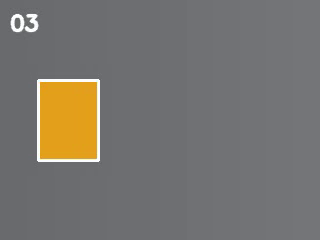
#> input picture frame 3 of lessons/python/素材/synth_cube.mp4, 320 x 240 px
$ python 8.3-tool.py
#> lines starting #> are read from the running program, lines starting #| are printed output that depends on the picture; after the words box and inside, x2 and y2 are one past the last pixel; in counts of white or black regions, pixels touching at a corner belong together
### lessons/python/示例代码/8.2-project/target_count.py
# 视频目标计数的核心模块：检测橙色方块、按重心关联轨迹、统计越线次数。
# 8.2 的固定路径例子与 8.3 的命令行入口都从这里导入；页面只贴这一份实现。
from dataclasses import dataclass
from pathlib import Path
import csv
import json

import cv2
import numpy as np


LOWER = np.array([5, 100, 100])
UPPER = np.array([35, 255, 255])
KERNEL = np.ones((3, 3), np.uint8)


@dataclass
class Detection:
    frame: int
    x: float
    y: float
    area: float
    box: tuple


class Tracker:
    """按重心最近邻关联，并在目标从左向右穿过竖线时记一次事件。"""

    def __init__(self, line_x, max_step=40.0, debounce=5):
#> in process, frame is the input picture: shape (240, 320, 3); mean B, G, R 111.5, 116.3, 119.2
        self.line_x = line_x
        self.max_step = max_step
        self.debounce = debounce
        self.last = None
        self.events = []
        self.last_event = -debounce

    def update(self, detection):
        crossed = False
        if self.last is not None:
            dx = detection.x - self.last.x
            dy = detection.y - self.last.y
            if abs(dx) <= self.max_step and abs(dy) <= self.max_step:
                if (self.last.x < self.line_x <= detection.x
                        and detection.frame - self.last_event >= self.debounce):
                    self.events.append(detection.frame)
                    self.last_event = detection.frame
                    crossed = True
            else:
                self.last = None
        self.last = detection
        return crossed


def detect(frame, index, min_area):
#> called with index = 0, min_area = 1000
    hsv = cv2.cvtColor(frame, cv2.COLOR_BGR2HSV)
#> hsv: shape (240, 320, 3); mean H, S, V 107.2, 21.3, 123
    mask = cv2.inRange(hsv, LOWER, UPPER)
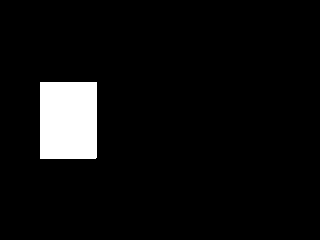
#> mask: shape (240, 320); 5.7% white; 1 white region, box (x1, y1, x2, y2) and area: (40, 82, 97, 159) 4388
    mask = cv2.morphologyEx(mask, cv2.MORPH_OPEN, KERNEL)
    contours, _ = cv2.findContours(mask, cv2.RETR_EXTERNAL,
                                   cv2.CHAIN_APPROX_SIMPLE)
#> contours = 1 item
    best = None
    for contour in contours:
        area = cv2.contourArea(contour)
        if area < min_area:
            continue
        if best is None or area > best[0]:
            best = (area, contour)
#> this loop made 1 pass
#> area on pass 1: 4255.5
    if best is None:
        return None
    area, contour = best
#> contour = [[40, 82], [40, 158], [95, 158], [96, 157], [96, 82]]
    moments = cv2.moments(contour)
#> moments = moments, m00 4255.5, centre m10/m00, m01/m00 = (68, 120)
    if moments["m00"] == 0:
        return None
    x = moments["m10"] / moments["m00"]
#> x = 68
    y = moments["m01"] / moments["m00"]
#> y = 120
    box = cv2.boundingRect(contour)
#> box = (40, 82, 57, 77)
    return Detection(index, x, y, area, box)


def annotate(frame, detection, tracker, line_x):
#> called with line_x = 180
    x = int(round(line_x))
    cv2.line(frame, (x, 40), (x, 200), (255, 255, 255), 1)
    if detection is not None:
        bx, by, bw, bh = detection.box
        cv2.rectangle(frame, (bx, by), (bx + bw, by + bh), (0, 255, 0), 2)
        cx = int(round(detection.x))
        cy = int(round(detection.y))
        cv2.circle(frame, (cx, cy), 3, (0, 0, 255), -1)
#> frame: shape (240, 320, 3); mean B, G, R 110.4, 117.1, 117.1
    cv2.putText(frame, "events: %d" % len(tracker.events), (185, 25),
                cv2.FONT_HERSHEY_SIMPLEX, 0.6, (255, 255, 255), 1,
                cv2.LINE_AA)
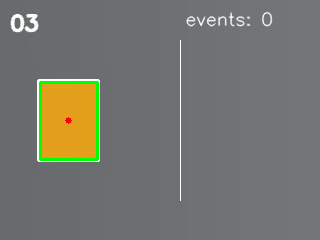
#> frame: shape (240, 320, 3); mean B, G, R 110.8, 117.5, 117.5


def process(source, out_dir, line_x=180.0, min_area=1000.0, logger=None):
    source = Path(source)
    out_dir = Path(out_dir)
    out_dir.mkdir(parents=True, exist_ok=True)
    if not source.is_file():
        raise OSError("cannot open video: %s" % source)
    cap = cv2.VideoCapture(str(source))
    if not cap.isOpened():
        raise OSError("cannot open video: %s" % source)
    width = int(cap.get(cv2.CAP_PROP_FRAME_WIDTH))
    height = int(cap.get(cv2.CAP_PROP_FRAME_HEIGHT))
    fps = cap.get(cv2.CAP_PROP_FPS)
    if width <= 0 or height <= 0 or fps <= 0:
        cap.release()
        raise OSError("bad video metadata: %s" % source)

    writer = cv2.VideoWriter(str(out_dir / "out_count.mp4"),
                             cv2.VideoWriter_fourcc(*"mp4v"), fps,
                             (width, height))
    if not writer.isOpened():
        cap.release()
        raise OSError("cannot open video writer")
    tracker = Tracker(line_x)
    records = []
    index = 0
    last_frame = None
    try:
        while True:
            ok, frame = cap.read()
            if not ok:
                break
            detection = detect(frame, index, min_area)
            if detection is None:
                if logger is not None:
                    logger.debug("frame %d: no target", index)
            else:
                tracker.update(detection)
                records.append(detection)
                if logger is not None:
                    logger.debug("frame %d x=%.1f area=%.1f",
                                 index, detection.x, detection.area)
            annotate(frame, detection, tracker, line_x)
            writer.write(frame)
            last_frame = frame
            if logger is not None and index % 12 == 0:
                logger.info("frame %d detected=%d events=%d",
                            index, len(records), len(tracker.events))
            index += 1
    finally:
        cap.release()
        writer.release()

    if index == 0 or last_frame is None:
        raise OSError("no frames read: %s" % source)
    if records:
        first = [round(records[0].x, 1), round(records[0].y, 1)]
        last = [round(records[-1].x, 1), round(records[-1].y, 1)]
    else:
        first = None
        last = None
    summary = {
        "frames": index,
        "detected": len(records),
        "events": len(tracker.events),
        "event_frames": tracker.events,
        "line_x": line_x,
        "min_area": min_area,
        "first": first,
        "last": last,
    }
    with (out_dir / "out_tracks.csv").open("w", encoding="utf-8",
                                           newline="") as handle:
        rows = csv.writer(handle)
        rows.writerow(["frame", "x", "y", "area"])
        for item in records:
            rows.writerow([item.frame, "%.2f" % item.x, "%.2f" % item.y,
                           "%.1f" % item.area])
    (out_dir / "out_summary.json").write_text(
        json.dumps(summary, ensure_ascii=False, indent=2, sort_keys=True) + "\n",
        encoding="utf-8")
    cv2.imwrite(str(out_dir / "out_count_frame.png"), last_frame)
    return summary

### lessons/python/示例代码/8.3-tool.py
# 命令行入口：参数解析、文件日志、报告 JSON 与可区分的错误码。
# 默认在 out_run/ 下写出视频、逐帧记录、汇总、报告与日志。
import argparse
import json
import logging
import sys
import time
from pathlib import Path

MODULE_DIR = Path(__file__).resolve().parent / "8.2-project"
sys.path.insert(0, str(MODULE_DIR))
from target_count import process


def build_parser():
    parser = argparse.ArgumentParser(
        description="统计视频中从左向右越过竖线的目标次数。")
    parser.add_argument("--input", type=Path, default=Path("素材/synth_cube.mp4"),
                        help="输入视频路径")
    parser.add_argument("--line", type=float, default=180.0, help="竖线的横坐标")
    parser.add_argument("--min-area", type=float, default=1000.0,
                        help="有效轮廓的最小面积")
    parser.add_argument("--output-dir", type=Path, default=Path("out_run"),
                        help="输出目录")
    parser.add_argument("--debug", action="store_true", help="日志中记录每一帧")
    return parser


def make_logger(path, debug):
    logger = logging.getLogger("target-count")
    logger.handlers.clear()
    logger.setLevel(logging.DEBUG)
    logger.propagate = False
    handler = logging.FileHandler(path, mode="w", encoding="utf-8")
    handler.setFormatter(logging.Formatter("%(levelname)s %(message)s"))
    handler.setLevel(logging.DEBUG if debug else logging.INFO)
    logger.addHandler(handler)
    return logger


def main(argv=None):
    args = build_parser().parse_args(argv)
    log_path = args.output_dir / "out_run.log"
    try:
        args.output_dir.mkdir(parents=True, exist_ok=True)
        logger = make_logger(log_path, args.debug)
    except OSError as error:
        print("error:", error, file=sys.stderr)
        return 4
    logger.info("start input=%s line=%.1f min_area=%.0f",
                args.input.name, args.line, args.min_area)
    start = time.perf_counter()
    try:
        summary = process(args.input, args.output_dir, line_x=args.line,
                          min_area=args.min_area, logger=logger)
    except OSError as error:
        logger.error("failed: %s", error)
        print("error:", error, file=sys.stderr)
        return 3
    elapsed_ms = round((time.perf_counter() - start) * 1000.0, 3)
    report = {
        "input": args.input.name,
        "frames": summary["frames"],
        "detected": summary["detected"],
        "events": summary["events"],
        "line_x": summary["line_x"],
        "min_area": summary["min_area"],
        "outputs": ["out_count.mp4", "out_tracks.csv", "out_summary.json",
                    "out_count_frame.png"],
        "elapsed_ms": elapsed_ms,
    }
    report_path = args.output_dir / "out_report.json"
    try:
        report_path.write_text(
            json.dumps(report, ensure_ascii=False, indent=2, sort_keys=True) + "\n",
            encoding="utf-8")
    except OSError as error:
        logger.error("cannot write report: %s", error)
        print("error:", error, file=sys.stderr)
        return 4
    logger.info("done frames=%d events=%d elapsed_ms=%.3f",
                summary["frames"], summary["events"], elapsed_ms)
    print("input:", args.input.name)
    print("frames:", summary["frames"])
    print("events:", summary["events"])
    print("report:", report_path.as_posix())
    print("log:", log_path.as_posix())
    return 0


if __name__ == "__main__":
    sys.exit(main())

$ run again, starting later in the video
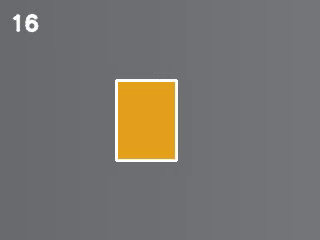
#> input picture frame 16 of lessons/python/素材/synth_cube.mp4, 320 x 240 px
#> in process, frame is the input picture: shape (240, 320, 3); mean B, G, R 111.3, 116.1, 119
#> hsv: shape (240, 320, 3); mean H, S, V 106.8, 21.3, 122.7
#> in detect, `mask = cv2.inRange(hsv, LOWER, UPPER)`:
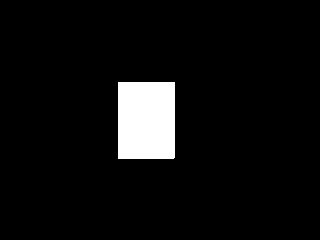
#> mask: shape (240, 320); 5.7% white; 1 white region, box (x1, y1, x2, y2) and area: (118, 82, 175, 159) 4388
#> contours = 1 item
#> the loop in detect, `for contour in contours:` made 1 pass
#> area on pass 1: 4255.5
#> contour = [[118, 82], [118, 158], [173, 158], [174, 157], [174, 82]]
#> moments = moments, m00 4255.5, centre m10/m00, m01/m00 = (146, 120)
#> x = 146
#> y = 120
#> box = (118, 82, 57, 77)
#> in annotate, `cv2.putText(frame, "events: %d" % len(tracker.events), (185, 25), cv2...`:
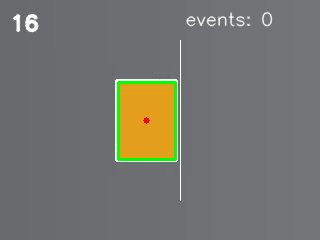
#> frame: shape (240, 320, 3); mean B, G, R 110.5, 117.3, 117.3

$ run again, starting later in the video
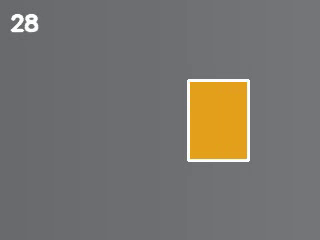
#> input picture frame 28 of lessons/python/素材/synth_cube.mp4, 320 x 240 px
#> in process, frame is the input picture: shape (240, 320, 3); mean B, G, R 111.2, 116, 118.9
#> hsv: shape (240, 320, 3); mean H, S, V 107.1, 21.3, 122.7
#> in detect, `mask = cv2.inRange(hsv, LOWER, UPPER)`:
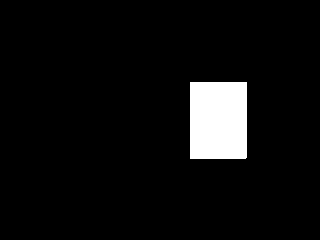
#> mask: shape (240, 320); 5.7% white; 1 white region, box (x1, y1, x2, y2) and area: (190, 82, 247, 159) 4388
#> contours = 1 item
#> the loop in detect, `for contour in contours:` made 1 pass
#> area on pass 1: 4255.5
#> contour = [[190, 82], [190, 158], [245, 158], [246, 157], [246, 82]]
#> moments = moments, m00 4255.5, centre m10/m00, m01/m00 = (218, 120)
#> x = 218
#> y = 120
#> box = (190, 82, 57, 77)
#> first = [218, 120]
#> last = [260, 120]
#> in process, `summary = { "frames": index, "detected": len(records), "events": len(t..`: summary = {'frames': 8, 'detected': 8, 'events': 0, 'event_frames': [], 'line_x': 180, 'min_area': 1000, 'first': [218, 120], 'last': [260, 120]}
#> the loop in process, `for item in records:` made 8 passes
#> in process, `cv2.imwrite(str(out_dir / "out_count_frame.png"), last_frame)`:
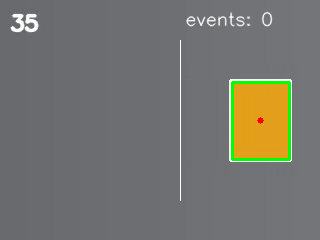
#> saved as out_count_frame.png: shape (240, 320, 3); mean B, G, R 110.3, 117, 117
#> report = {'input': 'synth_cube.mp4', 'frames': 8, 'detected': 8, 'events': 0, 'line_x': 180, 'min_area': 1000, 'outputs': ['out_count.mp4', 'out_tracks.csv', 'out_summary.json', 'out_count_frame.png'], 'elapsed_ms': 86.33}
#| frames: 8
#| events: 0
